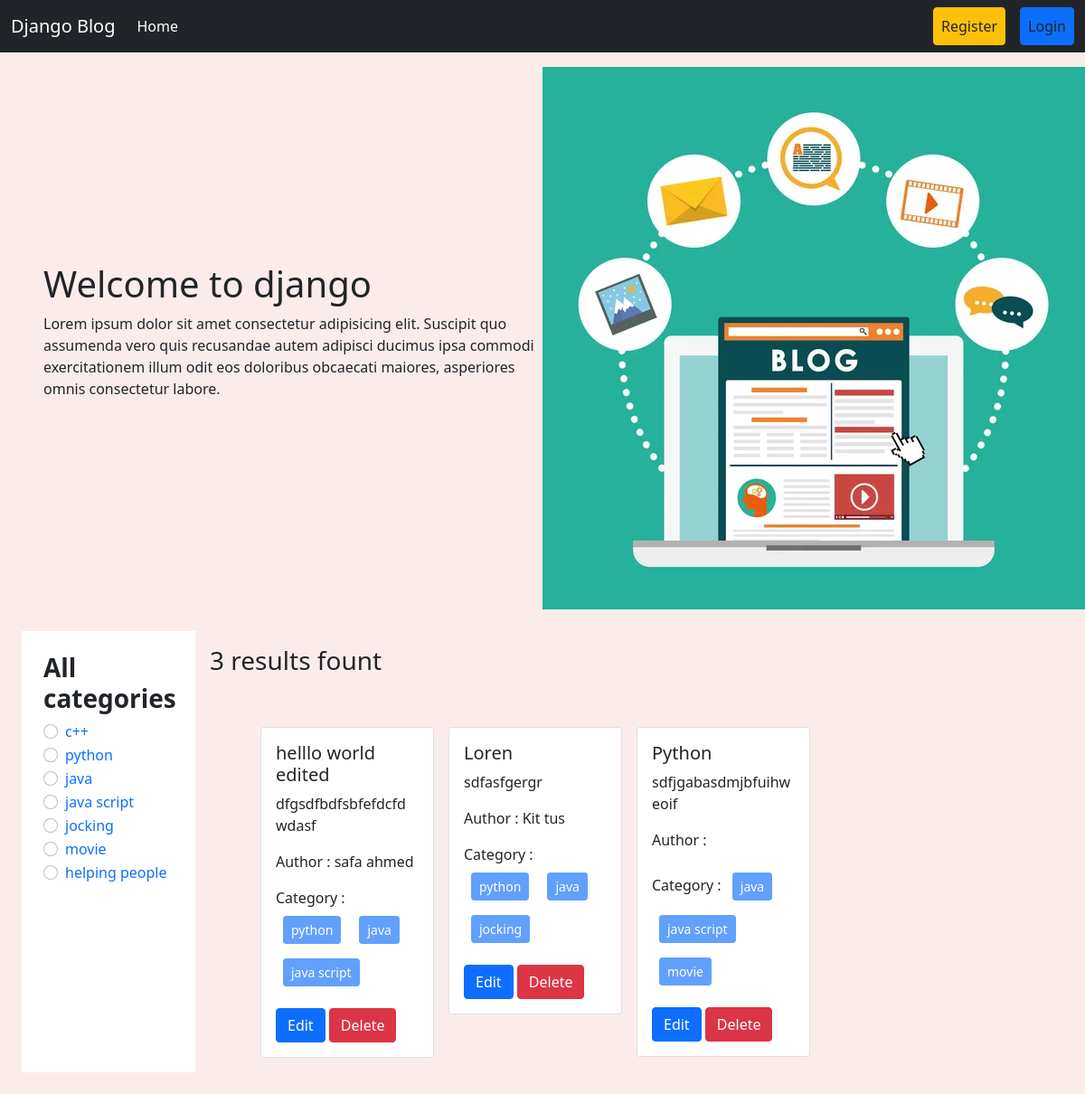
The page / on the database its author committed.
### categories/models.py (models this page shows, shortened)
class Category(models.Model):
    name = models.CharField(max_length=100)
    slug = models.SlugField(max_length=100,null=True,blank=True,unique=True)

### posts/models.py (models this page shows)
class Post(models.Model):
    title = models.CharField(max_length=100)
    content = models.TextField()
    catagory = models.ManyToManyField(Category)
    author = models.ForeignKey(User, on_delete=models.CASCADE)
    def __str__(self):
        return self.title

### blog_project/views.py (the view)
# urls.py: path('', views.home ,  name = 'homepage'),
def home(request , category_slug = None):
    data = Post.objects.all()
    if category_slug is not None:
        category = Category.objects.get(slug=category_slug)
        data = Post.objects.filter(catagory = category)
    categories = Category.objects.all()
    print(data)
    return render(request , 'home.html',{'data':data , 'categories':categories})

### templates/home.html
{% extends 'base.html' %}
{% load static %}
{% block contant %}
<div class="d-flex flex-wrap px-5 pt-3 align-items-center">
    <div class="col-6">
        <h1>Welcome to django</h1>
        <p>Lorem ipsum dolor sit amet consectetur adipisicing elit. Suscipit quo assumenda vero quis recusandae autem adipisci ducimus ipsa commodi exercitationem illum odit eos doloribus obcaecati maiores, asperiores omnis consectetur labore.</p>
    </div>
    <div class="col-6">
        <img src="{% static 'header.jpg' %}" alt="">
    </div>
</div>
<div class="d-flex flex-wrap p-4">
    <div class="col-2 bg-white p-4">
        <h3 style="font-weight: bold;">All categories</h3>
        {% for cat in categories %}
        <div class="form-check">
            <input class="form-check-input" type="radio" name="categories" id="{{cat.id}}">
            <label class="form-check-label" for="{{cat.id}}">
                <a href="{% url 'category_wise_post' cat.slug%}" style="text-decoration: none;">{{cat.name}}</a>
            </label>
        </div>
        {% endfor %}
    </div>
    <div class="col-10 p-3">
        <h3>{{data|length}} results fount</h3>
        <div class="d-flex flex-wrap px-5 pt-5">
            {% for post in data %}
            <div class="col-sm-3 ">
                <div class="card mx-2">
                    <div class="card-body">
                        <h5 class="card-title">{{post.title}}</h5>
                        <p class="card-text">{{post.content}}</p>
                        <p>Author : {{post.author.first_name}} {{post.author.last_name}}</p>
                        <p>
                            Category : {% for cat in post.catagory.all %}
                            <button class="btn btn-primary btn-sm m-2" disabled> {{cat.name}} </button>
                            {% endfor %}
                        </p>
                        <a href="{% url 'edit_post' post.id %}" class="btn btn-primary">Edit</a>
                        <a href="{% url 'delete_post' post.id %}" class="btn btn-danger">Delete</a>
                    </div>
                </div>
            </div>
            {% endfor %}
        </div>
    </div>
</div>
{% endblock %}

### templates/base.html (shortened to what this page needs)
<!doctype html>
<html lang="en">
<head>
    <link href="https://cdn.jsdelivr.net/npm/bootstrap@5.0.2/dist/css/bootstrap.min.css" rel="stylesheet"
>
</head >
<body style="background-color: #fbecec;">
    <nav class="navbar navbar-expand-lg navbar-dark bg-dark">
        <div class="container-fluid">
            <a class="navbar-brand" href="#">Django Blog</a>
            <div class="collapse navbar-collapse" id="navbarSupportedContent">
                <ul class="navbar-nav me-auto mb-2 mb-lg-0">
                    <li class="nav-item">
                        <a class="nav-link active" aria-current="page" href="{% url 'homepage' %}">Home</a>
                    </li>
                </ul>
                <div class="d-flex">
                    <ul class="navbar-nav me-auto mb-2 mb-lg-0">
                        {% if request.user.is_authenticated %}
                        <li class="nav-item mx-3">
                            <a class="nav-link btn btn-warning text-dark" href="{% url 'profile' %}">Profile</a>
                        </li>
                        <li class="nav-item mx-3">
                            <a class="nav-link btn btn-danger text-dark" href="{% url 'user_logout' %}">Logout</a>
                        </li>
                        {% else %}
                        <li class="nav-item mx-3">
                            <a class="nav-link btn btn-warning text-dark" href="{% url 'register' %}">Register</a>
                        </li>
                        <li class="nav-item">
                            <a class="nav-link btn btn-primary text-dark" href="{% url 'user_login' %}">Login</a>
                        </li>
                        {% endif %}
                    </ul>
                </div>
            </div>
        </div>
    </nav>
        {% block contant %} {% endblock %}
</body>
</html>

### rows shown on the page
Category: name "c++"
Category: name "python"
Category: name "java"
Category: name "java script"
Category: name "jocking"
Category: name "movie"
Category: name "helping people"
Post: title "helllo world edited", content "dfgsdfbdfsbfefdcfd wdasf", author.first_name "safa", author.last_name "ahmed"
Post: title "Loren", content "sdfasfgergr", author.first_name "Kit", author.last_name "tus"
Post: title "Python", content "sdfjgabasdmjbfuihweoif"

### other values the page prints
{{ data|length }} "3"
